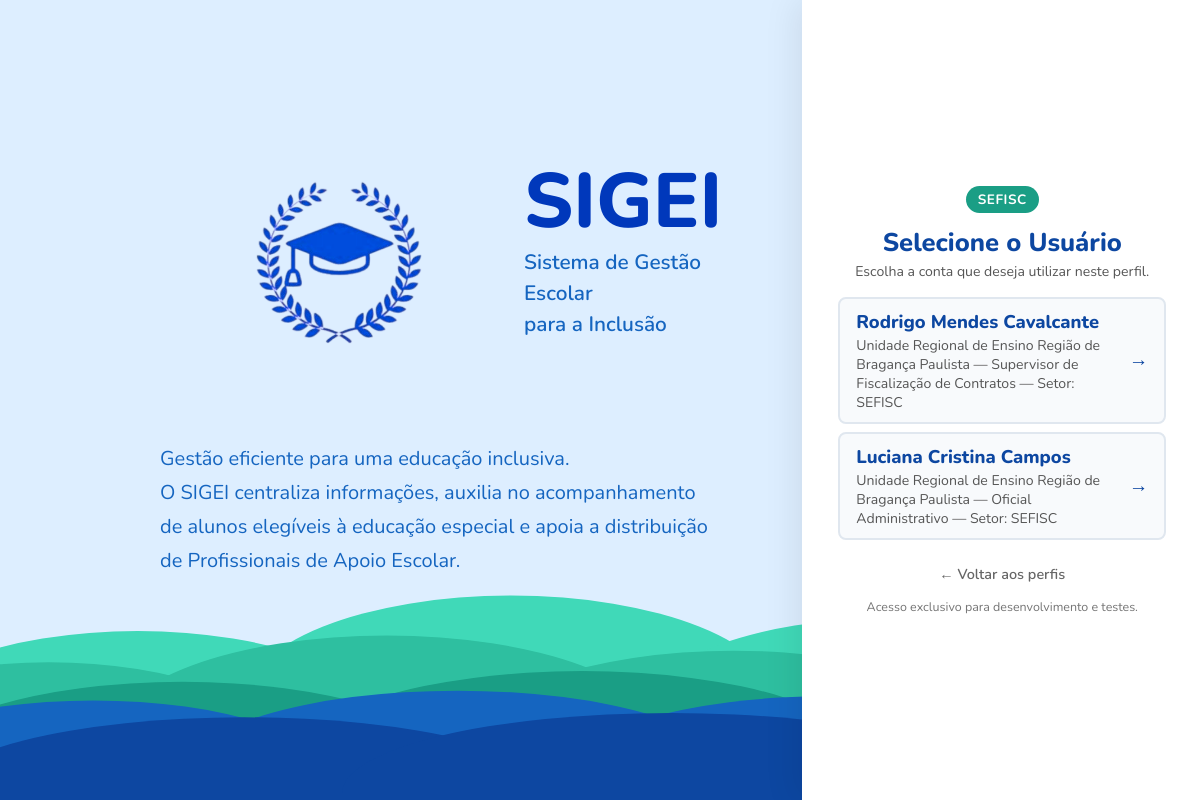
/views/auth/acesso_rapido.php?perfil=sefisc, run on the app's committed database.
### tables this page shows
CREATE TABLE `usuarios_ure` (
  `id_usuario_ure` int(11) NOT NULL,
  `id_ure` int(11) NOT NULL,
  `nome` varchar(150) NOT NULL,
  `cpf` char(11) NOT NULL,
  `senha` varchar(255) NOT NULL,
  `setor` enum('ASURE','SEFISC','EDU_ESPECIAL','GABINETE') NOT NULL,
  `cargo` varchar(100) DEFAULT NULL,
  `nivel_acesso` int(11) DEFAULT 1,
  `email` varchar(150) DEFAULT NULL,
  `ativo` tinyint(1) DEFAULT 1,
  `data_cadastro` datetime DEFAULT current_timestamp()
);

### views/auth/acesso_rapido.php (the view, shortened to what this page needs)
<?php
require_once "../../config/init.php";
$perfil = trim($_GET['perfil'] ?? '');
$perfisDisponiveis = [
    'admin' => [
        'nome' => 'ADMIN',
        'desc' => 'Administrador Geral do Sistema',
        'tabela' => 'admin',
        'campo_id' => 'id_admin',
        'filtro_setor' => null
    ],
    'seduc' => [
        'nome' => 'SEDUC',
        'desc' => 'Órgão Central - SEDUC-SP',
        'tabela' => 'seduc',
        'campo_id' => 'id_seduc',
        'filtro_setor' => null
    ],
    'asure' => [
        'nome' => 'ASURE',
        'desc' => 'Assistência Técnica - ASURE',
        'tabela' => 'usuarios_ure',
        'campo_id' => 'id_usuario_ure',
        'filtro_setor' => ['ASURE', 'GABINETE']
    ],
    'educacao_especial' => [
        'nome' => 'PEC',
        'desc' => 'Equipe da Educação Especial - EEC',
        'tabela' => 'usuarios_ure',
        'campo_id' => 'id_usuario_ure',
        'filtro_setor' => 'EDU_ESPECIAL'
    ],
    'sefisc' => [
        'nome' => 'SEFISC',
        'desc' => 'Seção de Fiscalização',
        'tabela' => 'usuarios_ure',
        'campo_id' => 'id_usuario_ure',
        'filtro_setor' => 'SEFISC'
    ],
    'escola' => [
        'nome' => 'UE',
        'desc' => 'Unidade Escolar',
        'tabela' => 'usuarios_ue',
        'campo_id' => 'id_usuario_ue',
        'filtro_setor' => null
    ],
    'supervisor' => [
        'nome' => 'Empresa',
        'desc' => 'Supervisor da Empresa Contratada',
        'tabela' => 'usuarios_supervisor',
        'campo_id' => 'id_usuario_supervisor',
        'filtro_setor' => null
    ],
    'pae' => [
        'nome' => 'PAE',
        'desc' => 'Profissional de Apoio Escolar',
        'tabela' => 'usuarios_pae',
        'campo_id' => 'id_pae',
        'filtro_setor' => null
    ]
];
$usuarios = [];
$perfilConfig = null;
if ($perfil !== '') {
    $perfilConfig = $perfisDisponiveis[$perfil];
    $tabela = $perfilConfig['tabela'];
    $campoId = $perfilConfig['campo_id'];
    $filtroSetor = $perfilConfig['filtro_setor'];
    if ($tabela === 'admin') {
        $sql = "SELECT id_admin, nome, 'Administrador Geral' AS vinculo_nome, '' AS setor, '' AS cargo, '' AS extra FROM `admin`";
    } elseif ($tabela === 'seduc') {
        $sql = "SELECT id_seduc, nome, 'Órgão Central' AS vinculo_nome, setor, cargo, '' AS extra FROM `seduc` WHERE ativo = 1";
    } elseif ($tabela === 'usuarios_ure') {
        if ($filtroSetor !== null) {
            if (is_array($filtroSetor)) {
                $setoresEscaped = array_map(function($s) use ($conexao) {
                    return "'" . $conexao->real_escape_string($s) . "'";
                }, $filtroSetor);
                $inSetor = implode(',', $setoresEscaped);
                $sql = "SELECT uu.id_usuario_ure, uu.nome, u.nome AS vinculo_nome, uu.setor, uu.cargo, '' AS extra
                        FROM usuarios_ure uu
                        LEFT JOIN unidades_regionais u ON uu.id_ure = u.id_ure
                        WHERE uu.setor IN ($inSetor) AND uu.ativo = 1";
            } else {
                $sql = "SELECT uu.id_usuario_ure, uu.nome, u.nome AS vinculo_nome, uu.setor, uu.cargo, '' AS extra
                        FROM usuarios_ure uu
                        LEFT JOIN unidades_regionais u ON uu.id_ure = u.id_ure
                        WHERE uu.setor = '" . $conexao->real_escape_string($filtroSetor) . "' AND uu.ativo = 1";
            }
        } else {
            $sql = "SELECT uu.id_usuario_ure, uu.nome, u.nome AS vinculo_nome, uu.setor, uu.cargo, '' AS extra
                    FROM usuarios_ure uu
                    LEFT JOIN unidades_regionais u ON uu.id_ure = u.id_ure
                    WHERE uu.ativo = 1";
        }
    } elseif ($tabela === 'usuarios_supervisor') {
        $sql = "SELECT us.id_usuario_supervisor, us.nome, e.nome AS vinculo_nome, '' AS setor, 'Supervisor' AS cargo, CONCAT('CNPJ: ', e.cnpj) AS extra
                FROM usuarios_supervisor us
                LEFT JOIN empresas e ON us.id_empresa = e.id_empresa
                WHERE us.ativo = 1";
    } elseif ($tabela === 'usuarios_ue') {
        $sql = "SELECT uue.id_usuario_ue, uue.nome, ue.nome AS vinculo_nome, '' AS setor, '' AS cargo, '' AS extra
                FROM usuarios_ue uue
                LEFT JOIN unidades_escolares ue ON uue.id_ue = ue.id_ue
                WHERE uue.ativo = 1";
    } elseif ($tabela === 'usuarios_pae') {
        $sql = "SELECT p.id_pae, p.nome, e.nome AS vinculo_nome, '' AS setor, 'PAE / Cuidador' AS cargo, '' AS extra
                FROM usuarios_pae p
                LEFT JOIN empresas e ON p.id_empresa = e.id_empresa
                WHERE p.ativo = 1";
    }
    $res = $conexao->query($sql);
    if ($res) {
        while ($row = $res->fetch_assoc()) {
            $usuarios[] = $row;
        }
    }
}
?>
<!DOCTYPE html>
<html lang="pt-BR">
<head>
</head>
<body>
  <section class="container">
    <div class="caixa esquerda">
      <div class="logo-bloco">
        <img src="../../assets/imgs/logo.png" alt="Logo SIGEI" class="logo">
        <div class="logo-texto">
          <h1>SIGEI</h1>
          <span>Sistema de Gestão Escolar<br>para a Inclusão</span>
        </div>
      </div>
      <p>Gestão eficiente para uma educação inclusiva.<br>O SIGEI centraliza informações, auxilia no acompanhamento de alunos elegíveis à educação especial e apoia a distribuição de Profissionais de Apoio Escolar.</p>
    </div>
    <div class="caixa direita">
      <?php if ($perfil === ''): ?>
        <h2 class="section-label">Acesso Rápido</h2>
        <p class="section-sub">Selecione o perfil para entrar diretamente.</p>
        <?php foreach ($perfisDisponiveis as $slug => $pInfo): ?>
          <a href="acesso_rapido.php?perfil=<?php echo urlencode($slug); ?>" class="profile-link">
            <div class="profile-info">
              <div class="profile-header-row">
                <span class="profile-prefix">Perfil</span>
                <span class="profile-name"><?php echo htmlspecialchars($pInfo['nome']); ?></span>
              </div>
              <span class="profile-desc"><?php echo htmlspecialchars($pInfo['desc']); ?></span>
            </div>
            <span class="arrow">&#8594;</span>
          </a>
        <?php endforeach; ?>
        <a href="../../index.html" class="btn-voltar-link">← Voltar para tela inicial</a>
      <?php else: ?>
        <div style="text-align: center;">
          <span class="badge-dev"> <?php echo htmlspecialchars($perfilConfig['nome']); ?></span>
        </div>
        <h2 class="section-label">Selecione o Usuário</h2>
        <p class="section-sub">Escolha a conta que deseja utilizar neste perfil.</p>
        <?php if (empty($usuarios)): ?>
          <div class="alerta-vazio">
            Nenhum usuário ativo encontrado para este perfil no banco de dados.
          </div>
        <?php else: ?>
          <?php foreach ($usuarios as $u): ?>
            <?php
              $idUsuario = (int) $u[$campoId];
              $nome = $u['nome'];
              $vinculo = $u['vinculo_nome'] ?? '';
              $cargo = $u['cargo'] ?? '';
              $setor = $u['setor'] ?? '';
              $detalhes = [];
              if ($vinculo) $detalhes[] = $vinculo;
              if ($cargo) $detalhes[] = $cargo;
              if ($setor) $detalhes[] = "Setor: " . $setor;
              $detalhesTexto = implode(" — ", $detalhes);
            ?>
            <a href="../../controllers/auth/acesso_rapido.php?tabela=<?php echo urlencode($tabela); ?>&id=<?php echo $idUsuario; ?>" class="profile-link">
              <div class="profile-info user-card-info">
                <span class="profile-name" style="font-size: 1.15rem;"><?php echo htmlspecialchars($nome); ?></span>
                <?php if ($detalhesTexto): ?>
                  <span class="profile-desc"><?php echo htmlspecialchars($detalhesTexto); ?></span>
                <?php endif; ?>
              </div>
              <span class="arrow">&#8594;</span>
            </a>
          <?php endforeach; ?>
        <?php endif; ?>
        <a href="acesso_rapido.php" class="btn-voltar-link">← Voltar aos perfis</a>
      <?php endif; ?>
      <p class="footer-note">Acesso exclusivo para desenvolvimento e testes.</p>
    </div>
  </section>
</body>
</html>

### views/auth/acesso_rapido.php (style rules this page uses)
* { box-sizing: border-box; }
body { margin: 0; padding: 0; font-family: 'Nunito', 'Segoe UI', Arial, sans-serif; background-color: #ddeeff; min-height: 100vh; position: relative; overflow-x: hidden; }
.bg-svg { position: fixed; bottom: 0; left: 0; width: 100%; height: 100%; z-index: 0; pointer-events: none; }
.container { position: relative; z-index: 1; display: flex; width: 100%; min-height: 100vh; align-items: stretch; }
.caixa.esquerda { flex: 1; display: flex; flex-direction: column; justify-content: center; align-items: flex-start; text-align: left; padding: 60px 80px 120px 160px; margin-top: -80px; }
.logo-bloco { display: flex; align-items: center; gap: 24px; margin-bottom: 20px; }
.logo { width: 340px; height: auto; display: block; flex-shrink: 0; }
.logo-texto h1 { color: #0038bb; font-size: 4.8rem; font-weight: 800; margin: 0 0 6px 0; line-height: 1; }
.logo-texto span { color: #1565c0; font-size: 1.3rem; font-weight: 600; display: block; line-height: 1.5; }
.caixa.esquerda p { color: #1565c0; font-size: 1.25rem; line-height: 1.7; max-width: 600px; margin: 0; }
.badge-dev { display: inline-block; background-color: #1a9e85; color: #ffffff; padding: 4px 12px; border-radius: 20px; font-size: 0.85rem; font-weight: 700; letter-spacing: 0.5px; margin-bottom: 12px; text-transform: uppercase; }
.caixa.direita { flex: 0 0 33.333vw; display: flex; flex-direction: column; justify-content: center; background-color: #ffffff; padding: 36px 36px; box-shadow: -6px 0 32px rgba(0, 0, 0, 0.08); max-height: 100vh; overflow-y: auto; }
.section-label { color: #0d47a1; font-size: 1.6rem; font-weight: 800; text-align: center; margin: 0 0 2px 0; }
.section-sub { color: #555; font-size: 0.88rem; text-align: center; margin: 0 0 16px 0; }
.footer-note { color: #757575; font-size: 0.78rem; text-align: center; margin-top: 14px; margin-bottom: 0; }
.profile-link { display: flex; justify-content: space-between; align-items: center; background-color: #f8fafc; padding: 10px 16px; margin-bottom: 8px; border-radius: 8px; text-decoration: none; transition: all 0.2s ease-in-out; border: 2px solid #e0e7ef; }
.profile-info { display: flex; gap: 8px; align-items: baseline; flex-wrap: wrap; }
.profile-info.user-card-info { display: flex; flex-direction: column; gap: 2px; align-items: flex-start; }
.profile-name { font-weight: 800; font-size: 1.3rem; color: #0d47a1; }
.profile-desc { font-size: 0.88rem; color: #555555; }
.arrow { color: #0d47a1; font-weight: bold; font-size: 1.2rem; transition: transform 0.2s ease; flex-shrink: 0; margin-left: 10px; }
.btn-voltar-link { display: block; text-align: center; margin-top: 16px; color: #666; text-decoration: none; font-weight: 600; font-size: 0.9rem; transition: color 0.2s ease; }

### data on the page
usuarios_ure: nome "Rodrigo Mendes Cavalcante", detalhesTexto "Unidade Regional de Ensino Região de Bragança Paulista — Supervisor de Fiscalização de Contratos — Setor: SEFISC"
usuarios_ure: nome "Luciana Cristina Campos", detalhesTexto "Unidade Regional de Ensino Região de Bragança Paulista — Oficial Administrativo — Setor: SEFISC"

### other printed values
$perfilConfig['nome'] "SEFISC"
